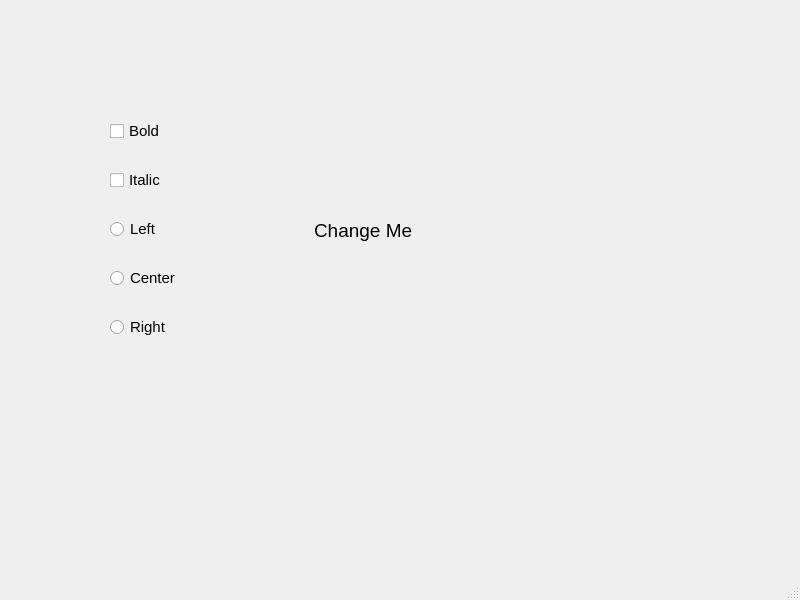
<?xml version="1.0" encoding="UTF-8"?>
<ui version="4.0">
 <class>MainWindow</class>
 <widget class="QMainWindow" name="MainWindow">
  <property name="geometry">
   <rect>
    <x>0</x>
    <y>0</y>
    <width>800</width>
    <height>600</height>
   </rect>
  </property>
  <property name="windowTitle">
   <string>MainWindow</string>
  </property>
  <widget class="QWidget" name="centralwidget">
   <widget class="QWidget" name="">
    <property name="geometry">
     <rect>
      <x>110</x>
      <y>100</y>
      <width>401</width>
      <height>261</height>
     </rect>
    </property>
    <layout class="QHBoxLayout" name="horizontalLayout">
     <item>
      <layout class="QVBoxLayout" name="verticalLayout">
       <item>
        <widget class="QCheckBox" name="checkBox">
         <property name="font">
          <font>
           <pointsize>11</pointsize>
          </font>
         </property>
         <property name="text">
          <string>Bold</string>
         </property>
        </widget>
       </item>
       <item>
        <widget class="QCheckBox" name="checkBox_2">
         <property name="font">
          <font>
           <pointsize>11</pointsize>
          </font>
         </property>
         <property name="text">
          <string>Italic</string>
         </property>
        </widget>
       </item>
       <item>
        <widget class="QRadioButton" name="radioButton">
         <property name="font">
          <font>
           <pointsize>11</pointsize>
          </font>
         </property>
         <property name="text">
          <string>Left</string>
         </property>
        </widget>
       </item>
       <item>
        <widget class="QRadioButton" name="radioButton_2">
         <property name="font">
          <font>
           <pointsize>11</pointsize>
          </font>
         </property>
         <property name="text">
          <string>Center</string>
         </property>
        </widget>
       </item>
       <item>
        <widget class="QRadioButton" name="radioButton_3">
         <property name="font">
          <font>
           <pointsize>11</pointsize>
          </font>
         </property>
         <property name="text">
          <string>Right</string>
         </property>
        </widget>
       </item>
      </layout>
     </item>
     <item>
      <widget class="QLabel" name="label">
       <property name="font">
        <font>
         <pointsize>14</pointsize>
        </font>
       </property>
       <property name="text">
        <string>Change Me</string>
       </property>
      </widget>
     </item>
    </layout>
   </widget>
  </widget>
  <widget class="QMenuBar" name="menubar">
   <property name="geometry">
    <rect>
     <x>0</x>
     <y>0</y>
     <width>800</width>
     <height>21</height>
    </rect>
   </property>
  </widget>
  <widget class="QStatusBar" name="statusbar"/>
 </widget>
 <resources/>
 <connections/>
</ui>
